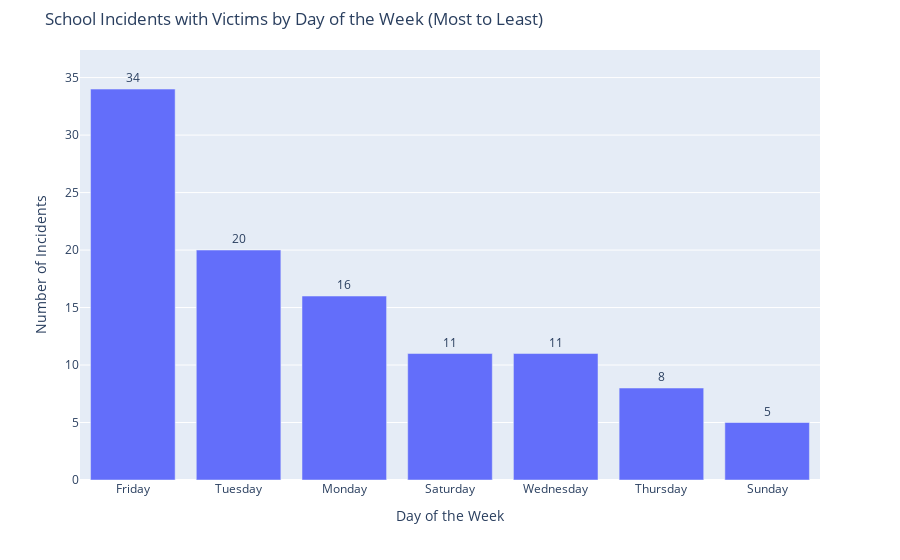

Notebook cell for this chart:
### Markdown cell above
#### School Incidents with Victims: Weekly Trends
Next, I’ll analyze how school incidents with victims are distributed across the days of the week, using a similar approach to the mass shootings dataset.

The following code calculates the total number of school incidents with victims for each day of the week and creates a bar chart for visualization.

### Code cell
# Ensure the 'Incident Date' column is in datetime format
school_incidents['Incident Date'] = pd.to_datetime(school_incidents['Incident Date'])

# Filter the dataset to include only incidents with a "Victim Impact" of "Yes"
school_incidents_with_victims = school_incidents[school_incidents["Victim Impact"] == "Yes"]

# Extract the day of the week from the 'Incident Date' column
school_incidents_with_victims.loc[:, 'Day of Week'] = school_incidents_with_victims['Incident Date'].dt.day_name()

# Group the data by the day of the week and calculate the total incidents
school_weekly = (
    school_incidents_with_victims.groupby("Day of Week")
    .agg(Total_Incidents=("Incident ID", "count"))
    .reset_index()
)

# Sort the days of the week by total incidents (from most to least)
school_weekly = school_weekly.sort_values(by="Total_Incidents", ascending=False)

# Get the maximum value for the y-axis range and calculate buffer
max_value = school_weekly['Total_Incidents'].max()

# Bar chart for weekly trends in school incidents with victims (sorted with values displayed)
import plotly.express as px

fig = px.bar(
    school_weekly,
    x='Day of Week',
    y='Total_Incidents',
    title='School Incidents with Victims by Day of the Week (Most to Least)',
    labels={'Total_Incidents': 'Number of Incidents', 'Day of Week': 'Day of the Week'},
    text='Total_Incidents'  # Add text labels for the values
)

fig.update_traces(
    textposition='outside'  # Position the text above the bars
)

fig.update_layout(
    xaxis_title='Day of the Week',
    yaxis_title='Number of Incidents',
    yaxis=dict(range=[0, max_value * 1.1]),  # Expand the y-axis range to 110% of max value
    bargap=0.2,
    margin=dict(t=50),  # Adjust the top margin to allow space for titles and labels
)

fig.show()

### Figure 1 — Plotly figure (JSON) as saved in the notebook; plotly's stock layout.template omitted (floating-point values rounded to 4 significant figures)
{"data": [{"alignmentgroup": "True", "hovertemplate": "Day of the Week=%{x}<br>Number of Incidents=%{text}<extra></extra>", "legendgroup": "", "marker": {"color": "#636efa", "pattern": {"shape": ""}}, "name": "", "offsetgroup": "", "orientation": "v", "showlegend": false, "text": [34, 20, 16, 11, 11, 8, 5], "textposition": "outside", "type": "bar", "x": ["Friday", "Tuesday", "Monday", "Saturday", "Wednesday", "Thursday", "Sunday"], "xaxis": "x", "y": [34, 20, 16, 11, 11, 8, 5], "yaxis": "y"}], "layout": {"autosize": true, "bargap": 0.2, "barmode": "relative", "legend": {"tracegroupgap": 0}, "margin": {"t": 50}, "title": {"text": "School Incidents with Victims by Day of the Week (Most to Least)"}, "xaxis": {"anchor": "y", "autorange": true, "domain": [0, 1], "range": [-0.5, 6.5], "title": {"text": "Day of the Week"}, "type": "category"}, "yaxis": {"anchor": "x", "domain": [0, 1], "range": [0, 37.4], "title": {"text": "Number of Incidents"}, "type": "linear"}}}
